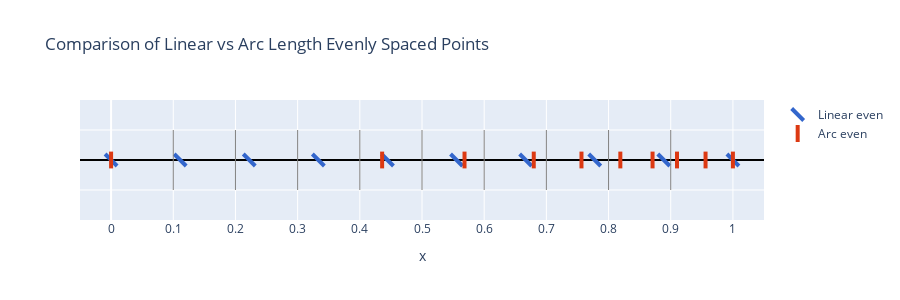

The cell this chart's notebook holds for it:
### Code cell
# Create the plot
fig = go.Figure()

# Add evenly spaced points along the x-axis
linear_line_marker = dict(color=linear_color, size=12, symbol='line-nw-open', line_width=4)
arc_line_marker = dict(color=arc_color, size=12, symbol='line-ns-open', line_width=4)
fig.add_trace(go.Scatter(
    x=x_linear, y=[0]*len(x_linear), mode='markers', name='Linear even', 
    marker=linear_line_marker
))
fig.add_trace(go.Scatter(
    x=x_arc, y=[0]*len(x_arc), mode='markers', name='Arc even',
    marker=arc_line_marker
))

# Update layout to focus on x-axis
fig.update_layout(
    title="Comparison of Linear vs Arc Length Evenly Spaced Points",
    xaxis_title="x",
    yaxis_title="",
    showlegend=True,
    xaxis=dict(
        range=[-0.05, 1.05],
        tickmode='linear',
        dtick=0.1
    ),
    yaxis=dict(
        range=[-0.1, 0.1],
        showticklabels=False,
        zeroline=True,
        zerolinewidth=2,
        zerolinecolor='black'
    ),
    height=300  # Reduce the height of the plot to focus on x-axis
)

# Add vertical lines for better visibility
for x in np.arange(0.1, 1, 0.1):
    fig.add_shape(type="line", x0=x, y0=-0.05, x1=x, y1=0.05, line=dict(color="Gray", width=1))

# Show the plot
fig.show()

### Figure 1 — Plotly figure (JSON) as saved in the notebook; plotly's stock layout.template omitted (floating-point values rounded to 4 significant figures)
{"data": [{"marker": {"color": "#3366CC", "line": {"width": 4}, "size": 12, "symbol": "line-nw-open"}, "mode": "markers", "name": "Linear even", "type": "scatter", "x": [0, 0.1111, 0.2222, 0.3333, 0.4444, 0.5556, 0.6667, 0.7778, 0.8889, 1], "y": [0, 0, 0, 0, 0, 0, 0, 0, 0, 0]}, {"marker": {"color": "#DC3912", "line": {"width": 4}, "size": 12, "symbol": "line-ns-open"}, "mode": "markers", "name": "Arc even", "type": "scatter", "x": [0, 0.4359, 0.5684, 0.6797, 0.7565, 0.819, 0.8708, 0.9101, 0.956, 1], "y": [0, 0, 0, 0, 0, 0, 0, 0, 0, 0]}], "layout": {"height": 300, "shapes": [{"line": {"color": "Gray", "width": 1}, "type": "line", "x0": 0.1, "x1": 0.1, "y0": -0.05, "y1": 0.05}, {"line": {"color": "Gray", "width": 1}, "type": "line", "x0": 0.2, "x1": 0.2, "y0": -0.05, "y1": 0.05}, {"line": {"color": "Gray", "width": 1}, "type": "line", "x0": 0.3, "x1": 0.3, "y0": -0.05, "y1": 0.05}, {"line": {"color": "Gray", "width": 1}, "type": "line", "x0": 0.4, "x1": 0.4, "y0": -0.05, "y1": 0.05}, {"line": {"color": "Gray", "width": 1}, "type": "line", "x0": 0.5, "x1": 0.5, "y0": -0.05, "y1": 0.05}, {"line": {"color": "Gray", "width": 1}, "type": "line", "x0": 0.6, "x1": 0.6, "y0": -0.05, "y1": 0.05}, {"line": {"color": "Gray", "width": 1}, "type": "line", "x0": 0.7, "x1": 0.7, "y0": -0.05, "y1": 0.05}, {"line": {"color": "Gray", "width": 1}, "type": "line", "x0": 0.8, "x1": 0.8, "y0": -0.05, "y1": 0.05}, {"line": {"color": "Gray", "width": 1}, "type": "line", "x0": 0.9, "x1": 0.9, "y0": -0.05, "y1": 0.05}], "showlegend": true, "title": {"text": "Comparison of Linear vs Arc Length Evenly Spaced Points"}, "xaxis": {"dtick": 0.1, "range": [-0.05, 1.05], "tickmode": "linear", "title": {"text": "x"}}, "yaxis": {"range": [-0.1, 0.1], "showticklabels": false, "title": {"text": ""}, "zeroline": true, "zerolinecolor": "black", "zerolinewidth": 2}}}
